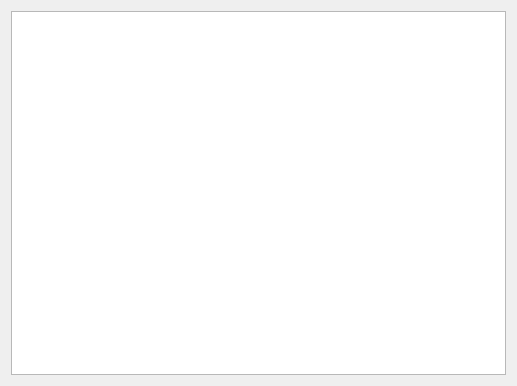
<?xml version="1.0" encoding="UTF-8"?>
<ui version="4.0">
 <class>CSVDataTab</class>
 <widget class="QWidget" name="CSVDataTab">
  <property name="geometry">
   <rect>
    <x>0</x>
    <y>0</y>
    <width>517</width>
    <height>386</height>
   </rect>
  </property>
  <property name="windowTitle">
   <string>Form</string>
  </property>
  <layout class="QHBoxLayout" name="horizontalLayout">
   <item>
    <widget class="QTableView" name="tableView">
     <property name="sizePolicy">
      <sizepolicy hsizetype="Preferred" vsizetype="Preferred">
       <horstretch>1</horstretch>
       <verstretch>0</verstretch>
      </sizepolicy>
     </property>
     <property name="focusPolicy">
      <enum>Qt::NoFocus</enum>
     </property>
    </widget>
   </item>
  </layout>
 </widget>
 <resources/>
 <connections/>
</ui>
